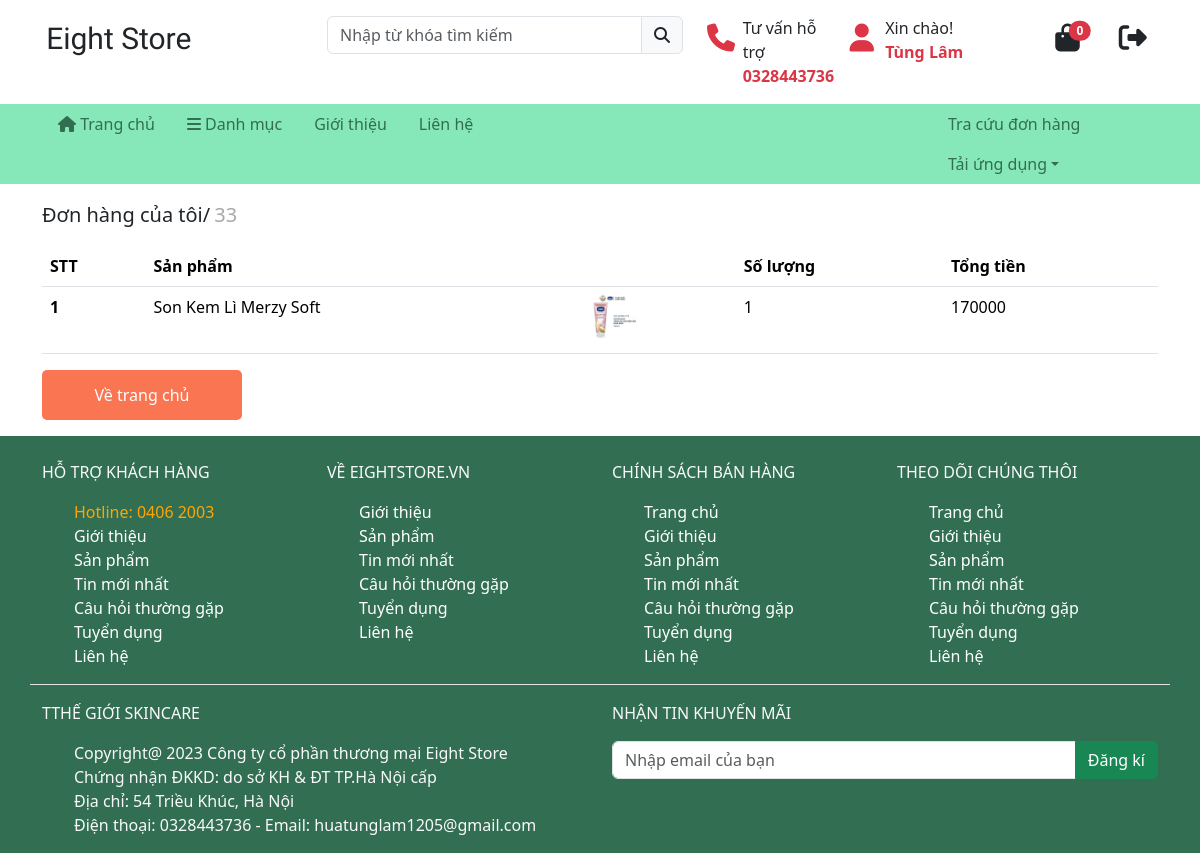
Screenshot of /user/views/chitietdh.php?order_id=33 (signed in) with the database file from the repository.
### tables this page shows
CREATE TABLE `tbl_product` (
  `product_id` int(11) NOT NULL,
  `product_name` varchar(255) NOT NULL,
  `product_img` varchar(255) NOT NULL,
  `product_price` varchar(255) NOT NULL,
  `product_mota` varchar(5000) NOT NULL,
  `category_id` int(255) NOT NULL
);

### config/data.php (called while the page is built, shortened)
<?php
class database {
    private $conn = null;
    private $host = 'localhost';
    private $use = 'root';
    private $pass = '';
    private $csdl = 'eight_store';
    private $resoult = null;
    private function connect(){
        $this->conn = new mysqli($this->host,$this->use,$this->pass,$this->csdl) or die("kết nối đến csdl thất bại");
        $this->conn->query('SET NAMES UTF8');
    }
    public function select($sql){
        $this->resoult = $this->conn->query($sql);
    }
    public function fech(){
        if($this->resoult->num_rows >0){
            $row = $this->resoult->fetch_assoc();
        }else{
            $row = 0;
        }
        return $row;
    }
}
?>

### user/views/chitietdh.php (the view)
<?php
include("./header.php");
if(isset($_GET["order_id"])){
    $order_id= $_GET["order_id"];
}
?>
<section>
    <div class="container py-3">
        <div style="display: flex;">
        <p style="font-weight: 500; font-size:20px;">Đơn hàng của tôi/</p>
        <p style="font-weight: 500; font-size:20px; padding-left:4px; color:darkgray"><?php echo $order_id ?> </p>
        </div>
        <table class="table">
                    <thead>
                        <tr>
                        <th scope="col">STT</th>
                        <th scope="col">Sản phẩm</th>
                        <th scope="col"></th>
                        <th scope="col">Số lượng</th>
                        <th scope="col">Tổng tiền</th>
                        </tr>
                    </thead>
                    <tbody>
                        <?php
                        $i=0;
                        $data->select("SELECT tbl_product.product_name,`order-detail`.*
                        FROM `order-detail` INNER JOIN tbl_product ON `order-detail`.product_id = tbl_product.product_id
                        WHERE order_id='$order_id' ");
                        while($row = $data->fech()){
                            $i++;
                            $product_name = $row["product_name"];
                            $orderdetail_num = $row["order-detail_num"];
                            $orderdetail_total = $row["order-detail_total"];
                            echo "
                            <tr>
                            <th scope='row'>$i</th>
                            <td>$product_name</td>
                            <th><img style='width: 50px;' src='../css/img/anh/sp1.jpg' alt=''></th>
                            <td>$orderdetail_num</td>
                            <td>$orderdetail_total</td>
                            </tr>
                            ";
                        }
                        ?>
                    </tbody>
                </table>
        <a  href="./index.php"><button style="background-color: #fa7551; width:200px; height:50px; border:none; border-radius: 5px;color: #fff; ">Về trang chủ</button></a>
    </div>
</section>
<?php
include("./footer.php")
?>

### css/css/user.css (style rules this page uses)
a { text-decoration: none; }

### rows the page displays
order-detail: product.product_name "Son Kem Lì Merzy Soft", value "1", value "170000"

### other values shown
$cart_count "0"
$order_id "33"
